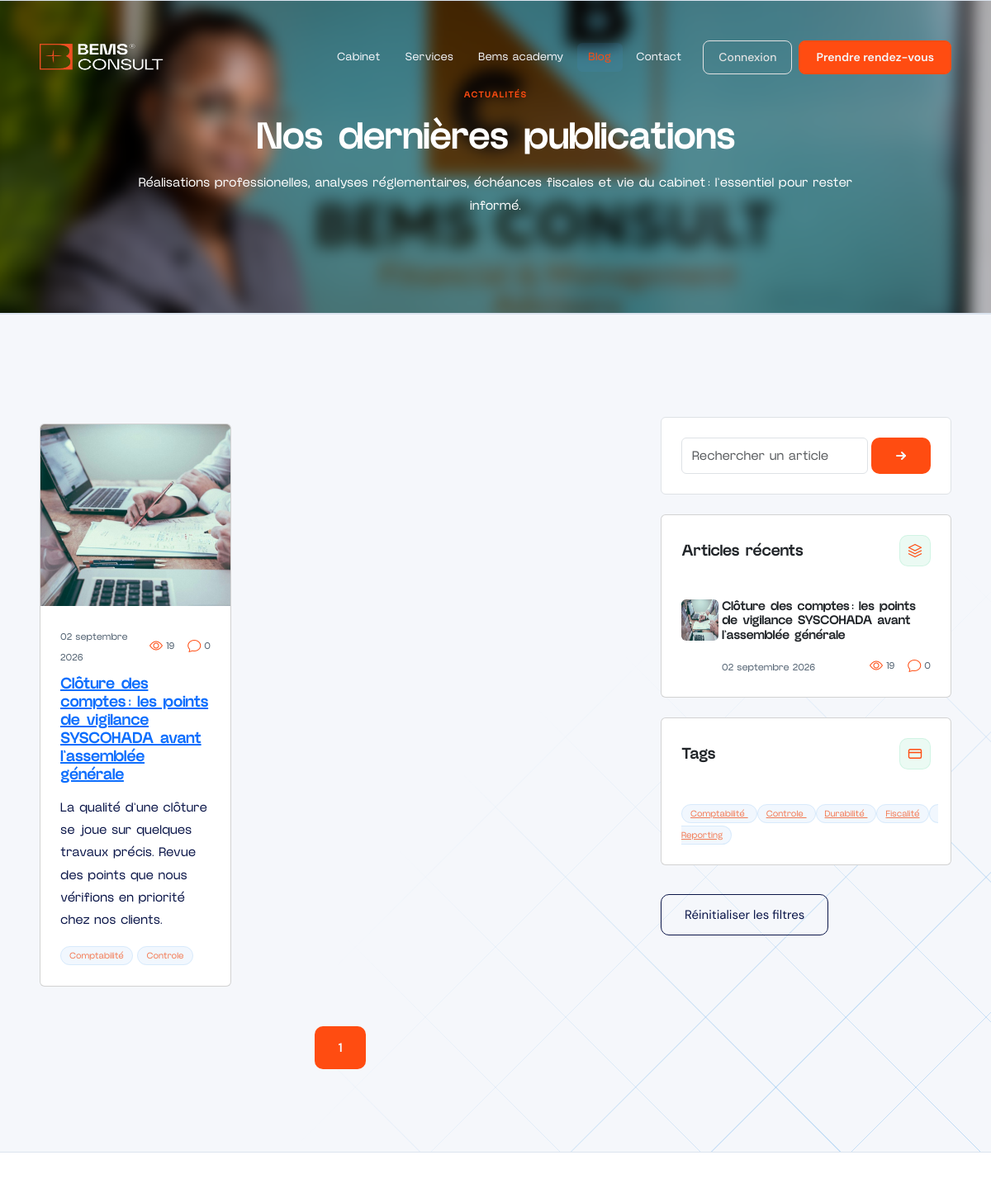
Before: /blog/?categorie=2 (upper part) with the older database file.
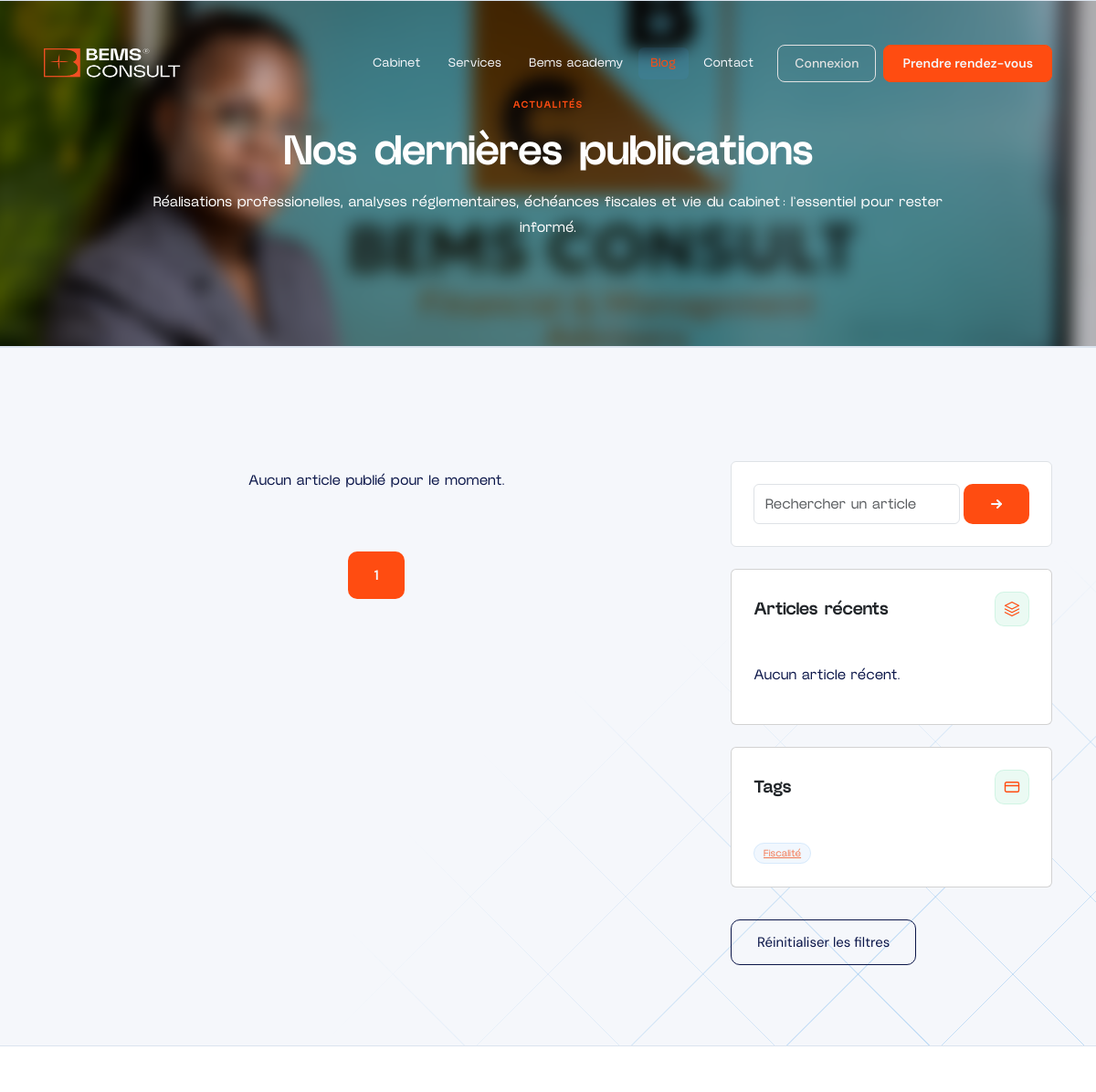
After: the same page with the newer database file.
### app/models.py (models this page shows, shortened)
class Article(models.Model):
    titre = models.CharField(max_length=255)
    slug = models.SlugField(max_length=255, unique=True)
    contenu = models.TextField()
    auteur = models.ForeignKey(User, on_delete=models.CASCADE, related_name="articles")
    created_at = models.DateTimeField(auto_now_add=True)
    updated_at = models.DateTimeField(auto_now=True)
    image = models.ImageField(upload_to='articles/', blank=True, null=True)
    jointure = models.FileField(upload_to='articles/jointure/', blank=True)
    class Meta:
        verbose_name = "Article"
        verbose_name_plural = "Articles"

class CategorieArticle(models.Model):
    article = models.ForeignKey(Article, on_delete=models.CASCADE, related_name="categorie_articles")
    categorie = models.ForeignKey(Categorie, on_delete=models.CASCADE, related_name="articles_associes")
    created_at = models.DateTimeField(auto_now_add=True)
    class Meta:
        unique_together = ("article", "categorie")
        verbose_name = "Catégorie d'article"
        verbose_name_plural = "Catégories d'articles"

class Categorie(models.Model):
    nom = models.CharField(max_length=100, unique=True)
    description = models.TextField(blank=True)
    created_at = models.DateTimeField(auto_now_add=True)
    class Meta:
        verbose_name = "Catégorie"
        verbose_name_plural = "Catégories"

### app/views.py (the view)
# urls.py: path('blog/', views.blog, name="blog"),
def blog(request):
    query = request.GET.get('q', '').strip()
    category_id = request.GET.get('categorie', '').strip()
    articles = Article.objects.select_related('auteur').prefetch_related('categorie_articles__categorie').order_by('-created_at')
    if query:
        articles = articles.filter(
            Q(titre__icontains=query)
            | Q(contenu__icontains=query)
            | Q(categorie_articles__categorie__nom__icontains=query)
        ).distinct()
    if category_id.isdigit():
        articles = articles.filter(categorie_articles__categorie_id=int(category_id)).distinct()
    else:
        category_id = ''
    recent_articles = articles[:3]
    paginator = Paginator(articles, 6)
    page_obj = paginator.get_page(request.GET.get('page'))
    pagination_params = request.GET.copy()
    pagination_params.pop('page', None)
    categories = Categorie.objects.order_by('nom')
    return render(request, 'users/blog.html', {
        'blog_active': 'active',
        'articles': page_obj.object_list,
        'page_obj': page_obj,
        'pagination_query': urlencode(pagination_params),
        'recent_articles': recent_articles,
        'categories': categories,
        'category_id': category_id,
        'query': query,
    })

### templates/users/blog.html (shortened to what the changed rows need)
{% extends 'users/base.html' %}
{% load static %}
{% block content %}
    {% block actu %}
<section class="dashboard-section" id="dashboard">
  <div class="dashboard-inner">
    <div style="text-align:center">
      <h2 class="section-title" style="color: var(--bg);">Nos dernières publications</h2>
    </div>
  </div>
</section>
<section class="app-section" id="services">
<div class="row g-4">
    <div class="col-lg-8">
        <div class="row g-3 mt-3 mb-5">
            {% for article in articles %}
                <div class="col-lg-4">
                    <div class="card h-100">
                        {% if article.image %}
                            <img src="{{ article.image.url }}" class="card-img-top" alt="{{ article.titre }}" style="height: 220px; object-fit: cover;">
                        {% else %}
                            <img src="{% static 'images/flat-lay-business-concept.jpg' %}" class="card-img-top" alt="{{ article.titre }}" style="height: 220px; object-fit: cover;">
                        {% endif %}
                        <div class="card-body p-4">
                            <div class="d-flex justify-content-between mb-2">
                                <div>
                                    <span class="sec-badge-desc">{{ article.created_at|date:"d F Y" }}</span>
                                </div>
                                <div class="d-flex gap-3">
                                    <div class="d-flex align-items-center gap-1">
                                    <i class="bi bi-eye" style="color: var(--sky);"></i>
                                    <span class="sec-badge-desc">{{ article.lectures.count }}</span>
                                    </div>
                                    <div class="d-flex align-items-center gap-1">
                                    <i class="bi bi-chat" style="color: var(--sky);"></i>
                                    <span class="sec-badge-desc">{{ article.commentaires.count }}</span>
                                    </div>
                                </div>
                            </div>
                            <a href="{% url 'detail_article' article.slug %}"><h5 class="card-title">{{ article.titre }}</h5></a>
                            <p class="section-sub mt-3 mb-3">{{ article.contenu|striptags|truncatechars:150 }}</p>
                            {% for categorie_article in article.categorie_articles.all|slice:':2' %}
                                <span class="sc-pill">{{ categorie_article.categorie.nom }}</span>
                            {% empty %}
                                <span class="sc-pill">Actualité</span>
                            {% endfor %}
                        </div>
                    </div>
                </div>
            {% empty %}
                <div class="col-12 text-center">
                    <p class="section-sub">Aucun article publié pour le moment.</p>
                </div>
            {% endfor %}
        </div>
        <div style="text-align:center">
            {% for page_number in page_obj.paginator.page_range %}
                <a href="?{% if pagination_query %}{{ pagination_query }}&{% endif %}page={{ page_number }}" class="{% if page_number == page_obj.number %}btn-hero{% else %}btn-secondary{% endif %}">{{ page_number }}</a>
            {% endfor %}
        </div>
    </div>
    {% endblock %}
    <div class="col-lg-4">
        <div class="p-4 rounded card mt-4">
            <div class="d-flex justify-content-between gap-1">
                <h5 class="card-title mb-5 mt-2">Articles récents</h5>
                <div class="stat-icon" style="background:rgba(61,204,142,.1);border-color:rgba(61,204,142,.15)">
                </div>
            </div>
            {% for article in recent_articles %}
                <div class="d-flex justify-content-start gap-1">
                    {% if article.image %}
                        <img src="{{ article.image.url }}" class="rounded" width="45" height="50" alt="{{ article.titre }}">
                    {% else %}
                        <img src="{% static 'images/cloture-comptes.jpg' %}" class="rounded" width="45" height="50" alt="{{ article.titre }}">
                    {% endif %}
                    <div>
                        <a href="{% url 'detail_article' article.slug %}" style="text-decoration: none;"><h6 class="card-title text-dark">{{ article.titre }}</h6></a>
                        <div class="d-flex justify-content-between">
                            <div>
                                <span class="sec-badge-desc">{{ article.created_at|date:"d F Y" }}</span>
                            </div>
                            <div class="d-flex gap-3">
                                <div class="d-flex align-items-center gap-1">
                                <i class="bi bi-eye" style="color: var(--sky);"></i>
                                <span class="sec-badge-desc">{{ article.lectures.count }}</span>
                                </div>
                                <div class="d-flex align-items-center gap-1">
                                <i class="bi bi-chat" style="color: var(--sky);"></i>
                                <span class="sec-badge-desc">{{ article.commentaires.count }}</span>
                                </div>
                            </div>
                        </div>
                    </div>
                </div>
            {% empty %}
                <p class="section-sub">Aucun article récent.</p>
            {% endfor %}
        </div>
        <div class="p-4 rounded card mt-4 mb-5">
            <div>
                {% for categorie in categories %}
                    <a href="{% url 'blog' %}?categorie={{ categorie.id }}" class="sc-pill{% if category_id == categorie.id|stringformat:'s' %} active{% endif %}">
                        {{ categorie.nom }}
                    </a>
                {% empty %}
                    <p class="section-sub">Aucune catégorie associée.</p>
                {% endfor %}
            </div>
        </div>
    </div>
</div>
</section>
{% endblock %}

Changed rows visible on the page:
removed Article: image (picture), created_at "02 septembre 2026", lectures.count "19", commentaires.count "0", titre "Clôture des comptes : les points de vigilance SYSCOHADA avant l’assemblée générale", contenu "La qualité d’une clôture se joue sur quelques travaux précis. Revue des points que nous vérifions en priorité chez nos clients."
removed CategorieArticle: categorie.nom "Comptabilité"
removed CategorieArticle: categorie.nom "Controle"
removed Categorie: nom "Comptabilité"
removed Categorie: nom "Controle"
removed Categorie: nom "Durabilité"
removed Categorie: nom "Reporting"
Other visible differences:
text now shown: "Aucun article publié pour le moment. Aucun article récent."
